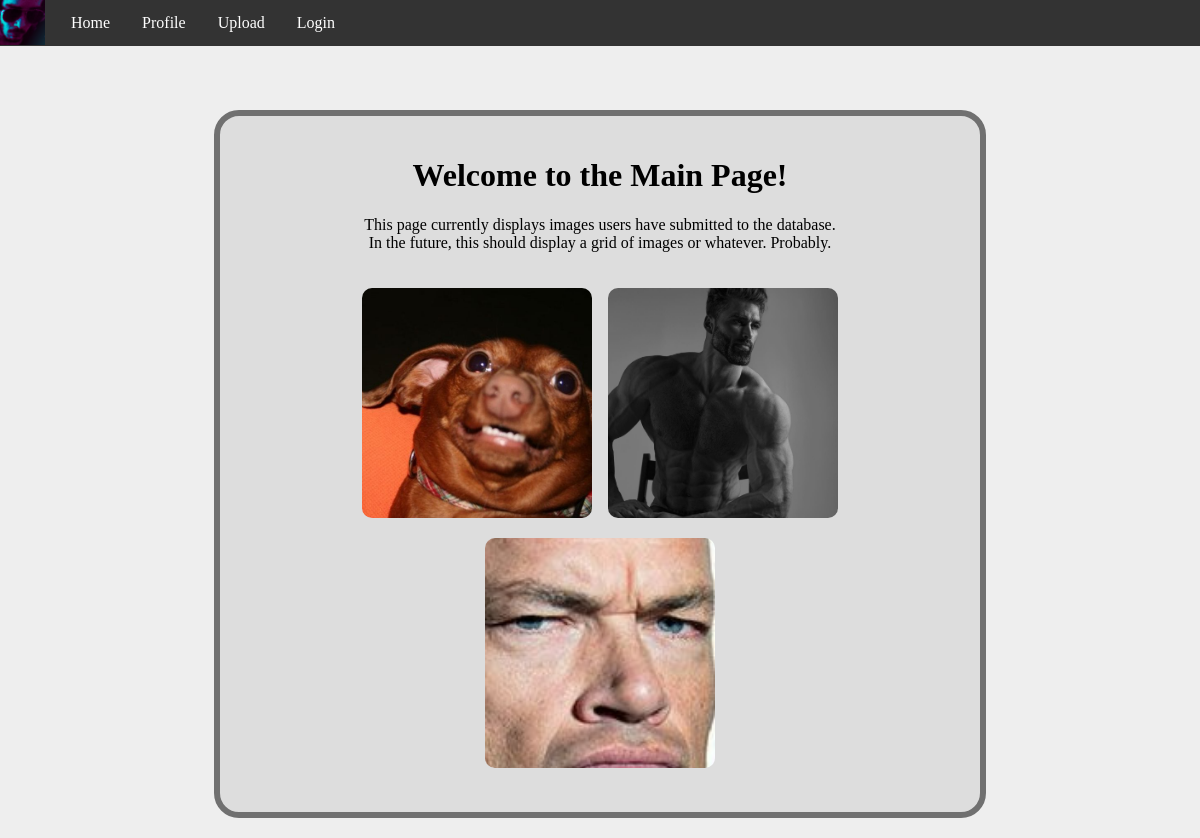
The app's page /, older data.
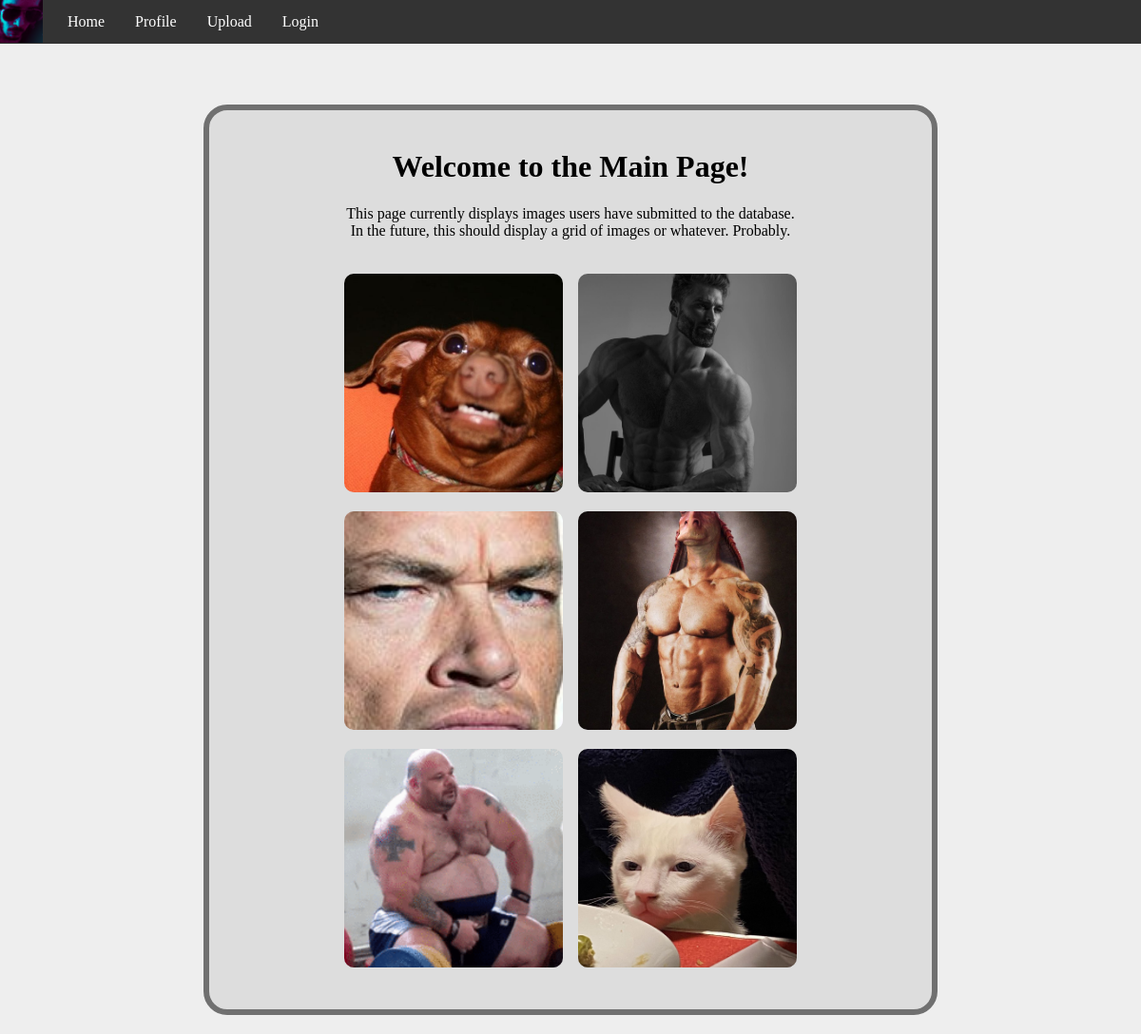
The same page, newer data.
### PhotoApp/models.py (models this page shows)
class ImageSubmission(models.Model):
    user = models.ForeignKey(UserProfile, on_delete=models.CASCADE)
    image = models.ImageField(upload_to='image_submissions/')
    creation_date = models.DateTimeField(auto_now_add=True)
    description = models.TextField()
    title = models.CharField(max_length=120, blank=True)

### PhotoApp/views.py (the view)
# urls.py: path('', main_view, name='main'),
def main_view(request):
    image_submissions = ImageSubmission.objects.all()
    context = {
        'image_submissions': image_submissions,
    }
    return render(request, 'PhotoApp/main.html', context)

### PhotoApp/templates/PhotoApp/main.html (shortened to what this page needs)
{% extends 'PhotoApp/base.html' %}
{% block content %}
<div class="center-horizontal">
    <div class="gray-container">
    <h1>Welcome to the Main Page!</h1>
    <p>This page currently displays images users have submitted to the database.<br>
    In the future, this should display a grid of images or whatever. Probably.</p>
    <div class="gallery">
        {% for submission in image_submissions %}
            <a href="{% url 'image_submission_detail' submission.id %}" class="grid-li">
                <div class="square-image-container">
                    <img src="{{ submission.image.url }}" alt="{{ submission.description }}">
                </div>
            </a>
        {% endfor %}
    </div>
</div>
</div>
{% endblock %}

Row changes from the older to the newer data that the page shows:
added ImageSubmission: image (picture)
added ImageSubmission: image (picture)
added ImageSubmission: image (picture)
